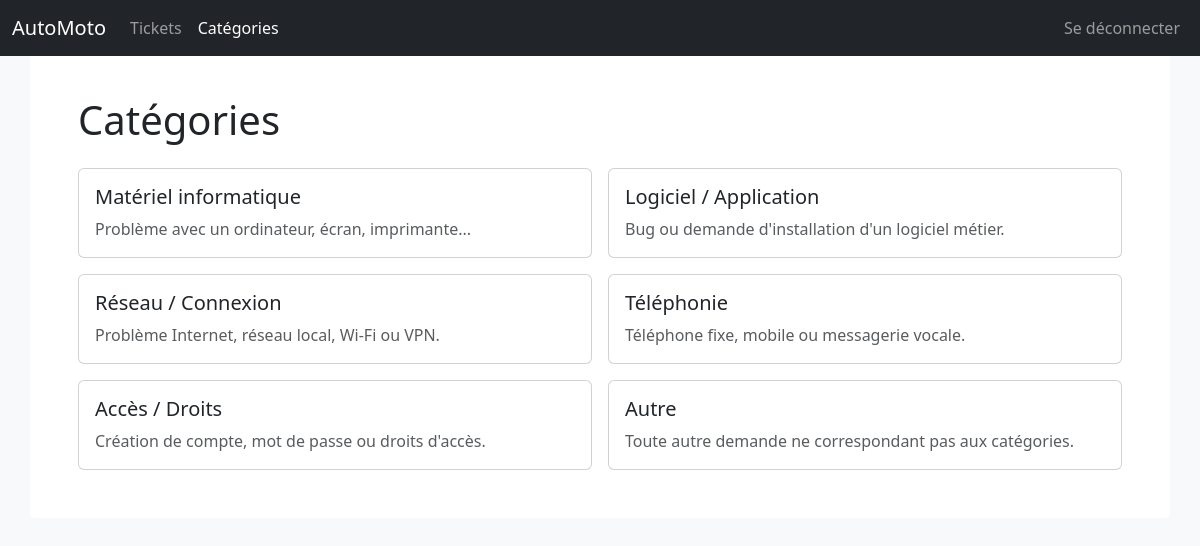
The app's page /categorie (signed in) with its own data.
### tables this page shows
CREATE TABLE `categories` (
  `id` int(11) NOT NULL AUTO_INCREMENT,
  `nom_categorie` varchar(255) NOT NULL,
  `description` text DEFAULT NULL,
  PRIMARY KEY (`id`)
);

### controllers/categorie/index.php (called while the page is built, shortened)
<?php
$categories = Categorie::all();
view('categorie/index', compact('categories', 'profilId'));

### core/Router.php (called while the page is built, shortened)
<?php
class Router
{
    private $routes = [];
    public function run(string $url): void
    {
        $method = $_SERVER['REQUEST_METHOD'];
        $this->route = (array_key_exists($url, $this->routes[$method]))
            ? CTRL.($this->routes[$method][$url]->getAction().'.php')
            : CTRL.'error/404.php';
        include $this->route;
    }
    public function get(Route $route)
    {
        $this->routes['GET'][$route->getUrl()] = $route;
    }
    public function post(Route $route): void
    {
        $this->routes['POST'][$route->getUrl()] = $route;
    }
    public function patch(Route $route): void
    {
        $this->routes['PATCH'][$route->getUrl()] = $route;
    }
    public function delete(Route $route): void
    {
        $this->routes['DELETE'][$route->getUrl()] = $route;
    }
}

### public/index.php (called while the page is built, shortened)
<?php
include ROOT.'/config/bootstrap.php';
include CORE.'functions.php';
$router->run($_SERVER['PATH_INFO'] ?? '/');

### core/Model.php (called while the page is built, shortened)
<?php
class Model
{
    public static ?PDO $pdo = null;
    public static ?string $table = null;
    public static function getPdo(): PDO
    {
        if (is_null(self::$pdo)) {
            self::$pdo = new Pdo('mysql:host=localhost;dbname=ticket', 'root', '');
        }
        return self::$pdo;
    }
    public static function all()
    {
        $statment = self::getPdo()->query('SELECT * FROM '.static::$table);
        return $statment->fetchAll();
    }
}

### core/Session.php (called while the page is built, shortened)
<?php
class Session
{
    public static function keyExists(string $key): bool
    {
        return array_key_exists($key, $_SESSION);
    }
    public static function get(string $key, $default = null): array|string|null
    {
        if(self::keyExists($key)){
            return $_SESSION[$key];
        }else{
            return $default;
        }
    }
    private static function sessionStarted(): bool
    {
        return (session_status() === PHP_SESSION_ACTIVE);
    }
}

### views/categorie/index.php (the view, shortened to what this page needs)
<div class="d-flex justify-content-between align-items-center pb-4">
    <h1 class="mb-0">Catégories</h1>
</div>
<?php if (empty($categories)): ?>
    <p class="text-muted">Aucune catégorie pour le moment.</p>
<?php else: ?>
    <div class="row g-3">
        <?php foreach ($categories as $cat): ?>
            <div class="col-md-6">
                <div class="card h-100">
                    <div class="card-body">
                        <h5 class="card-title"><?= htmlspecialchars($cat['nom_categorie']) ?></h5>
                        <p class="card-text text-muted">
                            <?= !empty($cat['description'])
                                ? htmlspecialchars($cat['description'])
                                : '<em>Pas de description.</em>' ?>
                        </p>
                    </div>
                </div>
            </div>
        <?php endforeach; ?>
    </div>
<?php endif; ?>

### views/partials/layout.php (shortened to what this page needs)
<!doctype html>
<html lang="en" data-bs-theme="auto">
<head>
</head>
<body class="bg-body-tertiary">
  <nav class="navbar navbar-expand-md navbar-dark fixed-top bg-dark">
    <div class="container-fluid">
      <a class="navbar-brand" href="/">AutoMoto</a>
      <div class="collapse navbar-collapse" id="navbarCollapse">
        <ul class="navbar-nav me-auto mb-2 mb-md-0">
          <?= menuOption(['/ticket'], 'Tickets') ?>
          <?= menuOption(['/categorie'], 'Catégories') ?>
        </ul>
        <ul class="navbar-nav ms-auto mb-2 mb-md-0">
          <?php if (Session::get('user')): ?>
            <li class="nav-item">
              <a class="nav-link" href="/logout">Se déconnecter</a>
            </li>
          <?php else: ?>
            <?= menuOption(['/login'], 'Se connecter') ?>
          <?php endif; ?>
        </ul>
      </div>
    </div>
  </nav>
  <main class="container mt-5 bg-white p-5 rounded">
<?= $_content ?>
  </main>
  <link rel="stylesheet" href="https://cdn.jsdelivr.net/npm/bootstrap@5.3.3/dist/css/bootstrap.min.css">
</body>
</html>

### core/functions.php (shortened to what this page needs)
<?php
function activeHeaderClass(array $routesPossibles): string
{
    return in_array($_SERVER['PATH_INFO'] ?? '', $routesPossibles) ? 'active' : '';
}
function menuOption(array $url, string $title): string
{
    $classe = activeHeaderClass($url);
    return <<<EOM
        <li class="nav-item">
            <a class="nav-link $classe" href="$url[0]">$title</a>
        </li>
        EOM;
}
function view(string $vue, array $parametres = []): void
{
    extract($parametres);
    include VIEWS . $vue . '.php';
    $_content = ob_get_clean();
    include VIEWS . '/partials/layout.php';
}

### records on screen
categories: nom_categorie "Matériel informatique", description "Problème avec un ordinateur, écran, imprimante..."
categories: nom_categorie "Logiciel / Application", description "Bug ou demande d'installation d'un logiciel métier."
categories: nom_categorie "Réseau / Connexion", description "Problème Internet, réseau local, Wi-Fi ou VPN."
categories: nom_categorie "Téléphonie", description "Téléphone fixe, mobile ou messagerie vocale."
categories: nom_categorie "Accès / Droits", description "Création de compte, mot de passe ou droits d'accès."
categories: nom_categorie "Autre", description "Toute autre demande ne correspondant pas aux catégories."

### other values on screen
$title "Tickets Catégories"
